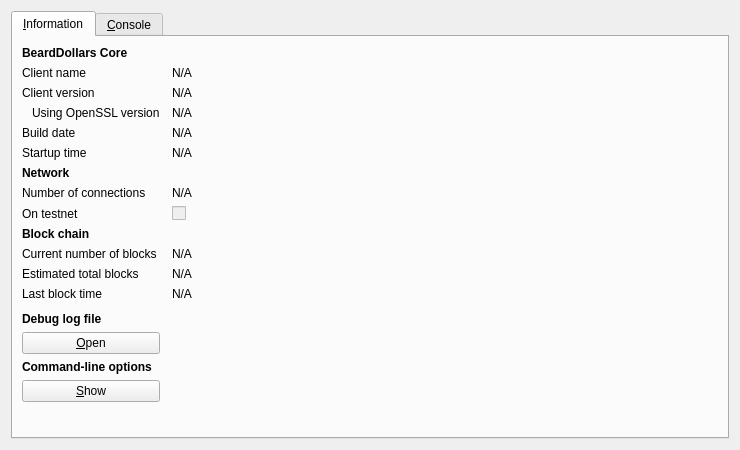
<?xml version="1.0" encoding="UTF-8"?>
<ui version="4.0">
 <class>RPCConsole</class>
 <widget class="QDialog" name="RPCConsole">
  <property name="geometry">
   <rect>
    <x>0</x>
    <y>0</y>
    <width>740</width>
    <height>450</height>
   </rect>
  </property>
  <property name="windowTitle">
   <string>BeardDollars - Debug window</string>
  </property>
  <layout class="QVBoxLayout" name="verticalLayout_2">
   <item>
    <widget class="QTabWidget" name="tabWidget">
     <property name="currentIndex">
      <number>0</number>
     </property>
     <widget class="QWidget" name="tab_info">
      <attribute name="title">
       <string>&amp;Information</string>
      </attribute>
      <layout class="QGridLayout" name="gridLayout" columnstretch="0,1">
       <property name="horizontalSpacing">
        <number>12</number>
       </property>
       <item row="0" column="0">
        <widget class="QLabel" name="label_9">
         <property name="font">
          <font>
           <weight>75</weight>
           <bold>true</bold>
          </font>
         </property>
         <property name="text">
          <string>BeardDollars Core</string>
         </property>
        </widget>
       </item>
       <item row="1" column="0">
        <widget class="QLabel" name="label_5">
         <property name="text">
          <string>Client name</string>
         </property>
        </widget>
       </item>
       <item row="1" column="1">
        <widget class="QLabel" name="clientName">
         <property name="cursor">
          <cursorShape>IBeamCursor</cursorShape>
         </property>
         <property name="text">
          <string>N/A</string>
         </property>
         <property name="textFormat">
          <enum>Qt::PlainText</enum>
         </property>
         <property name="textInteractionFlags">
          <set>Qt::LinksAccessibleByMouse|Qt::TextSelectableByKeyboard|Qt::TextSelectableByMouse</set>
         </property>
        </widget>
       </item>
       <item row="2" column="0">
        <widget class="QLabel" name="label_6">
         <property name="text">
          <string>Client version</string>
         </property>
        </widget>
       </item>
       <item row="2" column="1">
        <widget class="QLabel" name="clientVersion">
         <property name="cursor">
          <cursorShape>IBeamCursor</cursorShape>
         </property>
         <property name="text">
          <string>N/A</string>
         </property>
         <property name="textFormat">
          <enum>Qt::PlainText</enum>
         </property>
         <property name="textInteractionFlags">
          <set>Qt::LinksAccessibleByMouse|Qt::TextSelectableByKeyboard|Qt::TextSelectableByMouse</set>
         </property>
        </widget>
       </item>
       <item row="3" column="0">
        <widget class="QLabel" name="label_14">
         <property name="text">
          <string>Using OpenSSL version</string>
         </property>
         <property name="indent">
          <number>10</number>
         </property>
        </widget>
       </item>
       <item row="3" column="1">
        <widget class="QLabel" name="openSSLVersion">
         <property name="cursor">
          <cursorShape>IBeamCursor</cursorShape>
         </property>
         <property name="text">
          <string>N/A</string>
         </property>
         <property name="textFormat">
          <enum>Qt::PlainText</enum>
         </property>
         <property name="textInteractionFlags">
          <set>Qt::LinksAccessibleByMouse|Qt::TextSelectableByKeyboard|Qt::TextSelectableByMouse</set>
         </property>
        </widget>
       </item>
       <item row="4" column="0">
        <widget class="QLabel" name="label_12">
         <property name="text">
          <string>Build date</string>
         </property>
        </widget>
       </item>
       <item row="4" column="1">
        <widget class="QLabel" name="buildDate">
         <property name="cursor">
          <cursorShape>IBeamCursor</cursorShape>
         </property>
         <property name="text">
          <string>N/A</string>
         </property>
         <property name="textFormat">
          <enum>Qt::PlainText</enum>
         </property>
         <property name="textInteractionFlags">
          <set>Qt::LinksAccessibleByMouse|Qt::TextSelectableByKeyboard|Qt::TextSelectableByMouse</set>
         </property>
        </widget>
       </item>
       <item row="5" column="0">
        <widget class="QLabel" name="label_13">
         <property name="text">
          <string>Startup time</string>
         </property>
        </widget>
       </item>
       <item row="5" column="1">
        <widget class="QLabel" name="startupTime">
         <property name="cursor">
          <cursorShape>IBeamCursor</cursorShape>
         </property>
         <property name="text">
          <string>N/A</string>
         </property>
         <property name="textFormat">
          <enum>Qt::PlainText</enum>
         </property>
         <property name="textInteractionFlags">
          <set>Qt::LinksAccessibleByMouse|Qt::TextSelectableByKeyboard|Qt::TextSelectableByMouse</set>
         </property>
        </widget>
       </item>
       <item row="6" column="0">
        <widget class="QLabel" name="label_11">
         <property name="font">
          <font>
           <weight>75</weight>
           <bold>true</bold>
          </font>
         </property>
         <property name="text">
          <string>Network</string>
         </property>
        </widget>
       </item>
       <item row="7" column="0">
        <widget class="QLabel" name="label_7">
         <property name="text">
          <string>Number of connections</string>
         </property>
        </widget>
       </item>
       <item row="7" column="1">
        <widget class="QLabel" name="numberOfConnections">
         <property name="cursor">
          <cursorShape>IBeamCursor</cursorShape>
         </property>
         <property name="text">
          <string>N/A</string>
         </property>
         <property name="textFormat">
          <enum>Qt::PlainText</enum>
         </property>
         <property name="textInteractionFlags">
          <set>Qt::LinksAccessibleByMouse|Qt::TextSelectableByKeyboard|Qt::TextSelectableByMouse</set>
         </property>
        </widget>
       </item>
       <item row="8" column="0">
        <widget class="QLabel" name="label_8">
         <property name="text">
          <string>On testnet</string>
         </property>
        </widget>
       </item>
       <item row="8" column="1">
        <widget class="QCheckBox" name="isTestNet">
         <property name="enabled">
          <bool>false</bool>
         </property>
         <property name="text">
          <string/>
         </property>
        </widget>
       </item>
       <item row="9" column="0">
        <widget class="QLabel" name="label_10">
         <property name="font">
          <font>
           <weight>75</weight>
           <bold>true</bold>
          </font>
         </property>
         <property name="text">
          <string>Block chain</string>
         </property>
        </widget>
       </item>
       <item row="10" column="0">
        <widget class="QLabel" name="label_3">
         <property name="text">
          <string>Current number of blocks</string>
         </property>
        </widget>
       </item>
       <item row="10" column="1">
        <widget class="QLabel" name="numberOfBlocks">
         <property name="cursor">
          <cursorShape>IBeamCursor</cursorShape>
         </property>
         <property name="text">
          <string>N/A</string>
         </property>
         <property name="textFormat">
          <enum>Qt::PlainText</enum>
         </property>
         <property name="textInteractionFlags">
          <set>Qt::LinksAccessibleByMouse|Qt::TextSelectableByKeyboard|Qt::TextSelectableByMouse</set>
         </property>
        </widget>
       </item>
       <item row="11" column="0">
        <widget class="QLabel" name="label_4">
         <property name="text">
          <string>Estimated total blocks</string>
         </property>
        </widget>
       </item>
       <item row="11" column="1">
        <widget class="QLabel" name="totalBlocks">
         <property name="cursor">
          <cursorShape>IBeamCursor</cursorShape>
         </property>
         <property name="text">
          <string>N/A</string>
         </property>
         <property name="textFormat">
          <enum>Qt::PlainText</enum>
         </property>
         <property name="textInteractionFlags">
          <set>Qt::LinksAccessibleByMouse|Qt::TextSelectableByKeyboard|Qt::TextSelectableByMouse</set>
         </property>
        </widget>
       </item>
       <item row="12" column="0">
        <widget class="QLabel" name="label_2">
         <property name="text">
          <string>Last block time</string>
         </property>
        </widget>
       </item>
       <item row="12" column="1">
        <widget class="QLabel" name="lastBlockTime">
         <property name="cursor">
          <cursorShape>IBeamCursor</cursorShape>
         </property>
         <property name="text">
          <string>N/A</string>
         </property>
         <property name="textFormat">
          <enum>Qt::PlainText</enum>
         </property>
         <property name="textInteractionFlags">
          <set>Qt::LinksAccessibleByMouse|Qt::TextSelectableByKeyboard|Qt::TextSelectableByMouse</set>
         </property>
        </widget>
       </item>
       <item row="13" column="0">
        <spacer name="verticalSpacer_2">
         <property name="orientation">
          <enum>Qt::Vertical</enum>
         </property>
         <property name="sizeHint" stdset="0">
          <size>
           <width>20</width>
           <height>20</height>
          </size>
         </property>
        </spacer>
       </item>
       <item row="14" column="0">
        <widget class="QLabel" name="labelDebugLogfile">
         <property name="font">
          <font>
           <weight>75</weight>
           <bold>true</bold>
          </font>
         </property>
         <property name="text">
          <string>Debug log file</string>
         </property>
        </widget>
       </item>
       <item row="15" column="0">
        <widget class="QPushButton" name="openDebugLogfileButton">
         <property name="toolTip">
          <string>Open the BeardDollars debug log file from the current data directory. This can take a few seconds for large log files.</string>
         </property>
         <property name="text">
          <string>&amp;Open</string>
         </property>
         <property name="autoDefault">
          <bool>false</bool>
         </property>
        </widget>
       </item>
       <item row="16" column="0">
        <widget class="QLabel" name="labelCLOptions">
         <property name="font">
          <font>
           <weight>75</weight>
           <bold>true</bold>
          </font>
         </property>
         <property name="text">
          <string>Command-line options</string>
         </property>
        </widget>
       </item>
       <item row="17" column="0">
        <widget class="QPushButton" name="showCLOptionsButton">
         <property name="toolTip">
          <string>Show the BeardDollars-Qt help message to get a list with possible BeardDollars command-line options.</string>
         </property>
         <property name="text">
          <string>&amp;Show</string>
         </property>
         <property name="autoDefault">
          <bool>false</bool>
         </property>
        </widget>
       </item>
       <item row="18" column="0">
        <spacer name="verticalSpacer">
         <property name="orientation">
          <enum>Qt::Vertical</enum>
         </property>
         <property name="sizeHint" stdset="0">
          <size>
           <width>20</width>
           <height>40</height>
          </size>
         </property>
        </spacer>
       </item>
      </layout>
     </widget>
     <widget class="QWidget" name="tab_console">
      <attribute name="title">
       <string>&amp;Console</string>
      </attribute>
      <layout class="QVBoxLayout" name="verticalLayout_3">
       <property name="spacing">
        <number>3</number>
       </property>
       <item>
        <widget class="QTextEdit" name="messagesWidget">
         <property name="minimumSize">
          <size>
           <width>0</width>
           <height>100</height>
          </size>
         </property>
         <property name="readOnly">
          <bool>true</bool>
         </property>
         <property name="tabKeyNavigation" stdset="0">
          <bool>false</bool>
         </property>
         <property name="columnCount" stdset="0">
          <number>2</number>
         </property>
        </widget>
       </item>
       <item>
        <layout class="QHBoxLayout" name="horizontalLayout">
         <property name="spacing">
          <number>3</number>
         </property>
         <item>
          <widget class="QLabel" name="label">
           <property name="text">
            <string notr="true">&gt;</string>
           </property>
          </widget>
         </item>
         <item>
          <widget class="QLineEdit" name="lineEdit"/>
         </item>
         <item>
          <widget class="QPushButton" name="clearButton">
           <property name="maximumSize">
            <size>
             <width>24</width>
             <height>24</height>
            </size>
           </property>
           <property name="toolTip">
            <string>Clear console</string>
           </property>
           <property name="text">
            <string/>
           </property>
           <property name="icon">
            <iconset resource="../bitcoin.qrc">
             <normaloff>:/icons/remove</normaloff>:/icons/remove</iconset>
           </property>
           <property name="shortcut">
            <string notr="true">Ctrl+L</string>
           </property>
           <property name="autoDefault">
            <bool>false</bool>
           </property>
          </widget>
         </item>
        </layout>
       </item>
      </layout>
     </widget>
    </widget>
   </item>
  </layout>
 </widget>
 <resources>
  <include location="../bitcoin.qrc"/>
 </resources>
 <connections/>
</ui>
